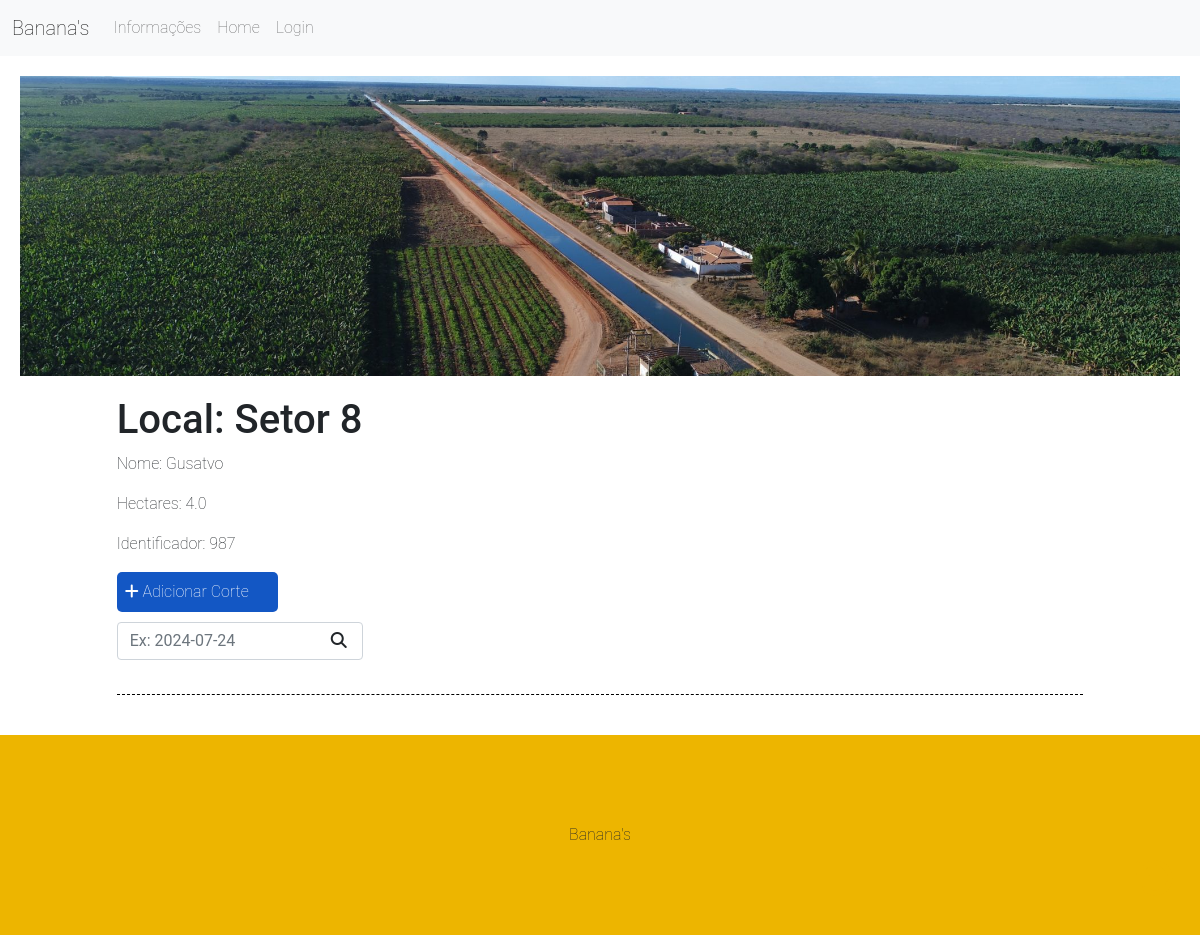
Before: /lot/5 with the older database file.
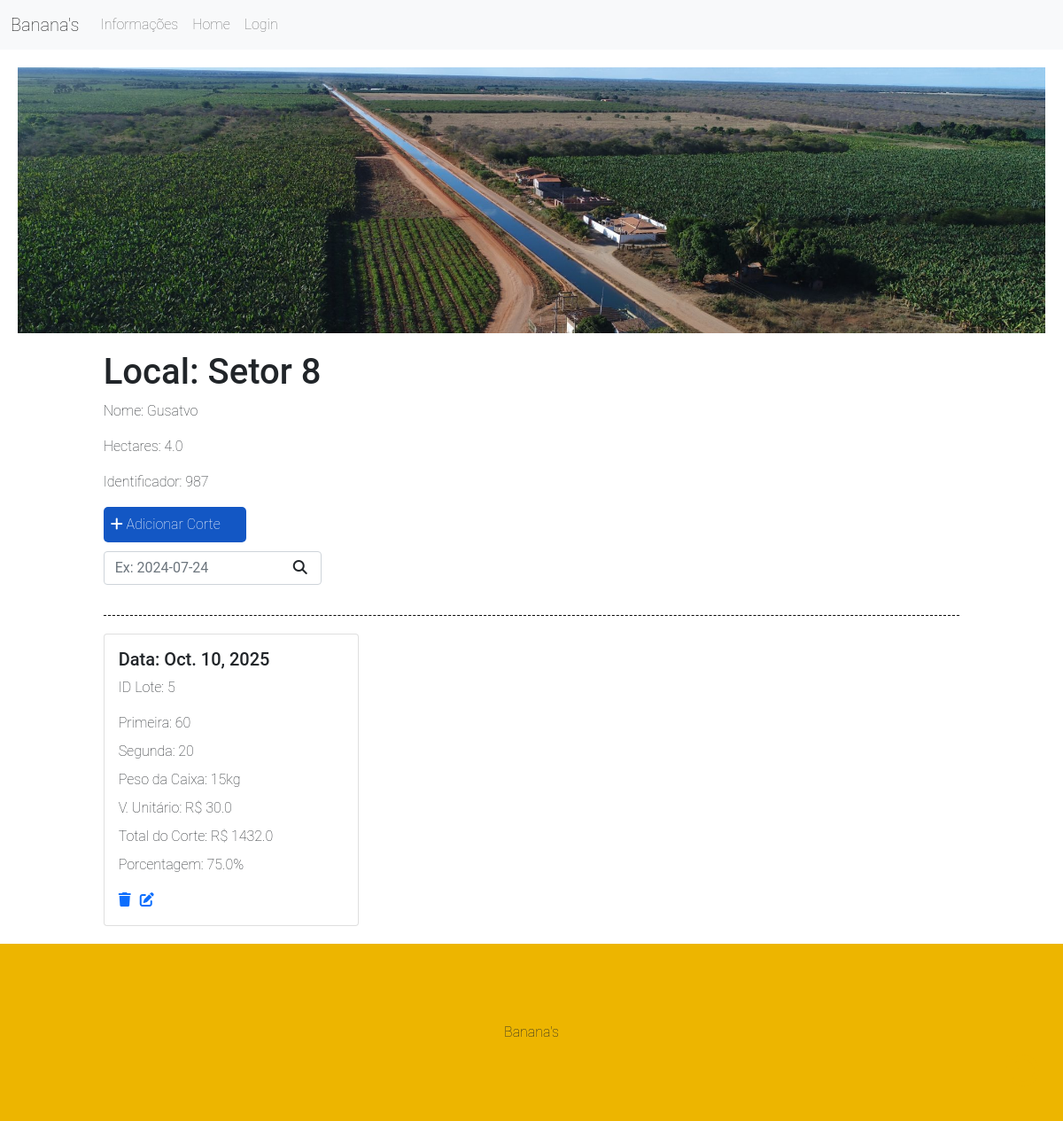
After: the same page with the newer database file.
### bananas/models.py (models this page shows)
class CutOfBanana(models.Model):
    id_lot = models.IntegerField(default=0)
    primeira = models.IntegerField()
    segunda = models.IntegerField()
    preco = models.FloatField(default=0.0)
    cotacao = models.FloatField(default=0.0)
    porcentagem = models.FloatField(default=0.0)
    kg_caixa = models.IntegerField(default=22)
    date = models.DateField()

### bananas/views.py (the view)
# urls.py: path('lot/<int:id>', views.viewLot, name='Lote'),
def viewLot(request, id):
    if request.method == 'POST':
        print('tem POST')
        form = CutForm(request.POST)
        if form.is_valid():
            cutLot = form.save(commit=False)
            cutLot.id_lot = int(id)
            primeira = form.cleaned_data['primeira']
            segunda = form.cleaned_data['segunda']
            kg = form.cleaned_data['kg_caixa']
            cotacao = form.cleaned_data['cotacao']
            caixas_primeira_ajust = float(kg*primeira/22)
            caixas_segunda_ajust = float(kg*segunda/22)
            cutLot.porcentagem = round(100*float(primeira/(primeira+segunda)))
            cutLot.preco = round(float(caixas_primeira_ajust*cotacao+caixas_segunda_ajust*cotacao/2))
            cutLot.save()
            return redirect('/lot/'+str(id))
        else:
            form = CutForm()
            return render(request, 'partials/lot.html', {'form': form})
    else:
        form = CutForm()
        search = request.GET.get('search')
        if search:
            cuts = CutOfBanana.objects.filter(id_lot=id,date__icontains=search)
        else:
            cuts = CutOfBanana.objects.filter(id_lot=id).order_by('-date')
        lot_current = get_object_or_404(Lots, pk=id)
        return render(request, 'partials/lot.html', {'lot': lot_current, 'cuts': cuts, 'form': form})

### bananas/forms.py
class CutForm(forms.ModelForm):
    class Meta:
        model = CutOfBanana
        fields = ('primeira', 'segunda', 'kg_caixa', 'date', 'cotacao')
        widgets = {
            'date': forms.DateInput(attrs={'type': 'date'}),
        }

### bananas/templates/partials/lot.html (shortened to what this page needs)
{% extends 'base.html' %}
{% block content %}
{% load static %}
<main>
    <div class="return">
        <a href="/"><i class="fa-solid fa-rotate-left"></i></a>
    </div>
    <div class="imagemLot">
        <img src="{% static 'img/projeto.jpg' %}" alt="">
    </div>
    <div class="offset-1 col-10 list-div">
        <h1>Local: {{lot.local}}</h1>
        <p>Nome: {{lot.nome_titular}}</p>
        <p>Hectares: {{lot.hectares}}</p>
        <p>Identificador: {{lot.numero}}</p>
        <div>
            <div id="add-lot" class="col-2 add-div">
                <i class="fas fa-plus"></i> Adicionar Corte
            </div>
        </div>
        <div class="col-9 search-div">
            <form method="GET" id='search-form'>
                <input class="form-control" type="text" id="search" name="search" placeholder="Ex: 2024-07-24 " value="{{ request.GET.search }}">
                <i class="fa-solid fa-magnifying-glass" id="search-btn"></i>
            </form>
        </div>
        <div class="division"></div>
        <div class="list-lots">
            {% for cut in cuts %}
                <div class="card" style="width: 18rem;">
                    <div class="card-body">
                        <h5 class="card-title">Data: {{cut.date}}</h5>
                        <p class="card-text">ID Lote: {{cut.id_lot}}</p>
                        <p class="card-title">Primeira: {{cut.primeira}}</p>
                        <p class="card-title">Segunda: {{cut.segunda}}</p>
                        <p class="card-title">Peso da Caixa: {{cut.kg_caixa}}kg</p>
                        <p class="card-title">V. Unitário: R$ {{cut.cotacao}}</p>
                        <p class="card-title">Total do Corte: R$ {{cut.preco}}</p>
                        <p>Porcentagem: {{cut.porcentagem}}%</p>
                        <div class="lot-bottom">
                            <div class="options">
                                <span><a href="/delete/{{task.id}}"><i class="fas fa-trash"></i></a></span>
                                <span><a href="/edit/{{task.id}}"><i class="fas fa-edit"></i></a></span>
                            </div>
                        </div>
                    </div>
                </div>
            {% endfor %}
        </div>
    </div>
</main>
{% endblock %}

Changed rows visible on the page:
added CutOfBanana: date "Oct. 10, 2025", id_lot "5", primeira "60", segunda "20", kg_caixa "15", cotacao "30.0", preco "1432.0", porcentagem "75.0"
